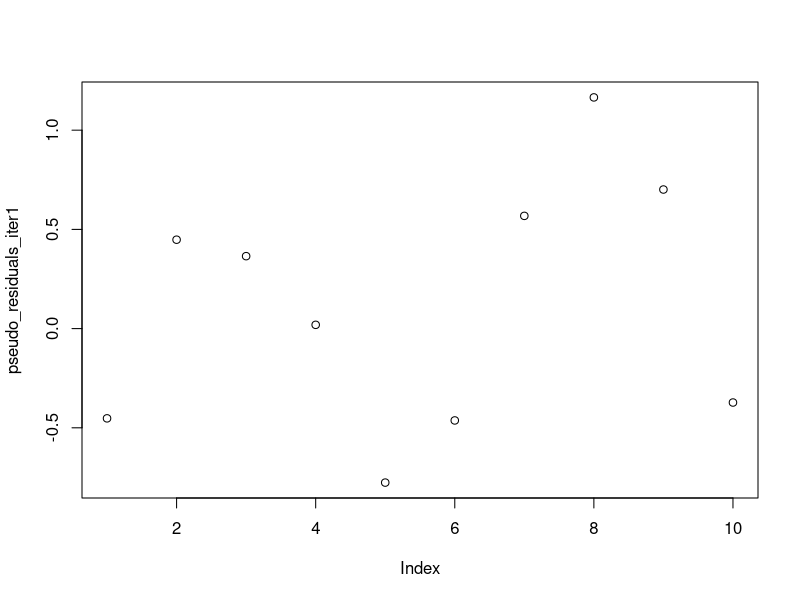
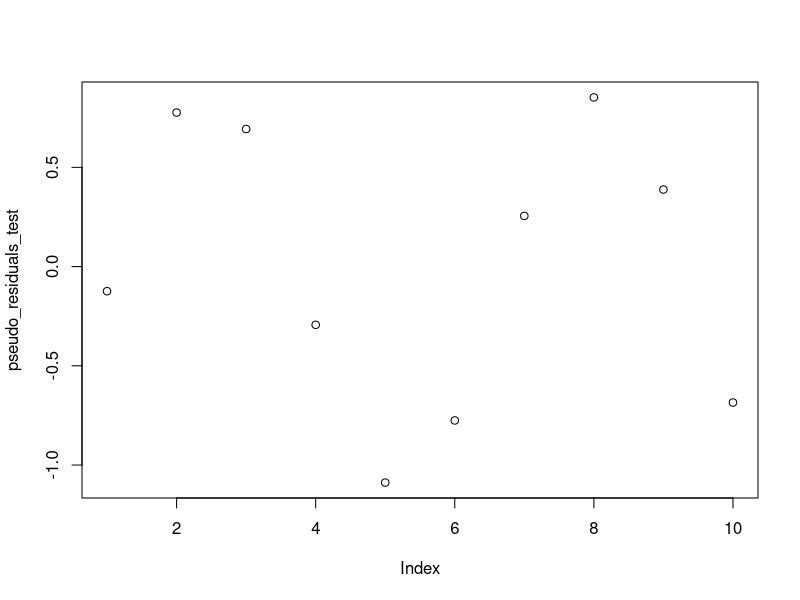
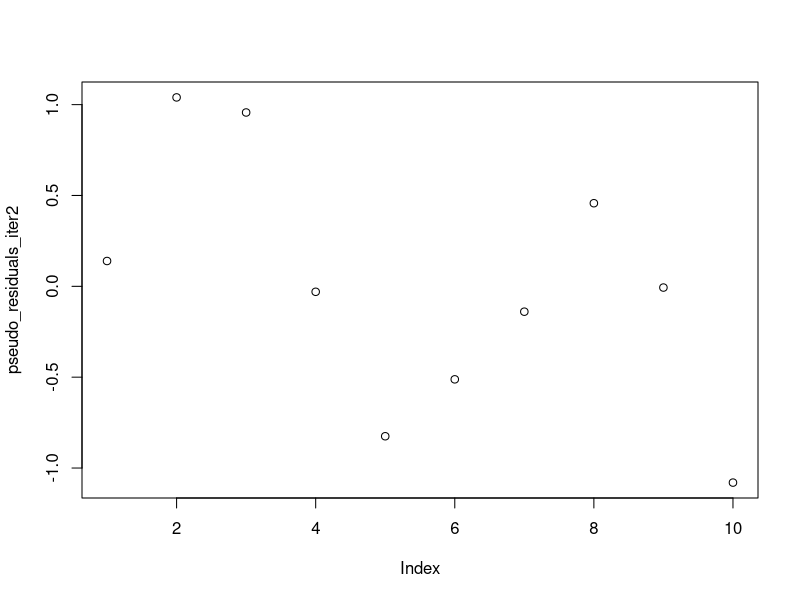

Write R code to recreate these figures, in order.
## Gradient Boosting and Componentwise Gradient Boosting

## A simple implementation of Gradient Boosting

## required packages
library(rpart)

## Simulation setting:
n = 10
x = seq(0, 10, length.out = n)
X = data.frame(x1 = x)
y = sin(x) + rnorm(n, mean = 0, sd = 0.01)


gradient_boosting <- function(data, predictor, outcome_variable, iterations){
  
  ## first step: Estimate intercept model with L2 loss
  intercept <- mean(outcome_variable)
  
  
  ## calculate pseudo-residuals
  pseudo_residuals <- outcome_variable - intercept
  
  
  
  
}


intercept_test <- mean(y)
pseudo_residuals_test <- y - intercept_test
data_frame_iter1 <- as.data.frame(cbind(pseudo_residuals_test, x))

## fit pseudo-residuals against covariates

est_iter1 <- rpart(pseudo_residuals_test ~ x, data_frame_iter1, maxdepth = 1L, minbucket = 1L)

## predict 

pred_iter1 <- predict(est_iter1, data_frame_iter1)

pseudo_residuals_iter1 <- y - pred_iter1
plot(pseudo_residuals_iter1)
plot(pseudo_residuals_test)

data_frame_iter2 <- as.data.frame(cbind(pseudo_residuals_iter1, x))
est_iter2 <- rpart(pseudo_residuals_iter1 ~ x, data_frame_iter1, maxdepth = 1L, minbucket = 1L)
pred_iter2 <- predict(est_iter2, data_frame_iter2)
pseudo_residuals_iter2 <- y - pred_iter2
plot(pseudo_residuals_iter2)
